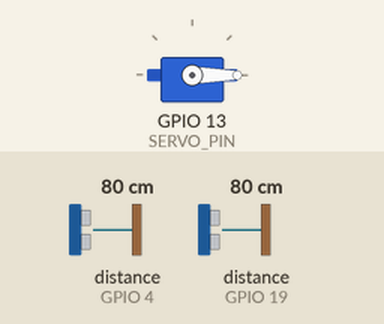
This sketch was run on a simulated ESP32. Parts: servo. Wiring (inferred from the names in the program): 2 × ultrasonic range finder: trigger GPIO 2, echo GPIO 4 / trigger GPIO 18, echo GPIO 19. Inputs (shaded band) come from the test bench; at power-on: distance to the obstacle (sensors on GPIO 4, GPIO 19) 80 cm. The echo pulse lasts 58.3 µs per cm; WiFi joins after 1.5 s; servers stay silent unless stated; no MQTT or app messages arrive unless stated; what the sketch prints to the serial monitor is not drawn.

Above: at 2.7 s.
2.8 s: distance to the obstacle (sensor on GPIO 4) set to 17 cm
4.7 s: distance to the obstacle (sensor on GPIO 4) set to 13 cm
At 6.8 s:
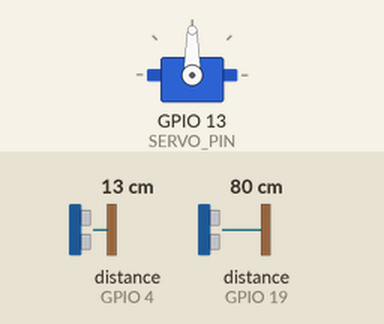
7.1 s: distance to the obstacle (sensor on GPIO 4) set to 18 cm
At 8.0 s:
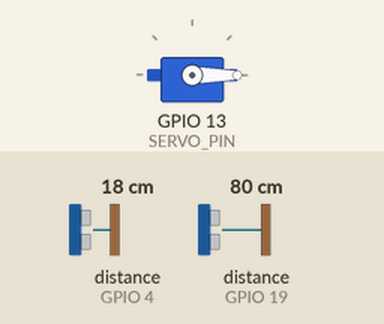
9.1 s: distance to the obstacle (sensor on GPIO 4) set to 2 cm
At 10.2 s:
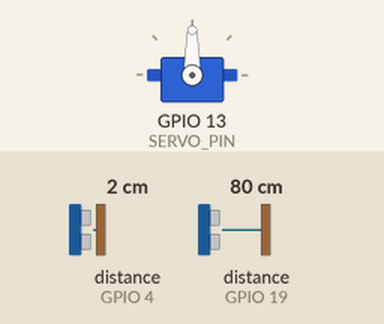
Timing chart, 0 to 12.1 s (numbered marks = the images above; inputs shaded):
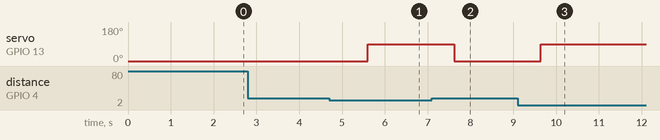

The sketch:

smartbin.ino
```cpp
/*
  ================================================================
  Smart Bin — ESP32
  ================================================================
  Sensor 1 (TRIG1/ECHO1) : hand detection  → controls servo lid
  Sensor 2 (TRIG2/ECHO2) : trash fill level
  Publishes JSON to MQTT  : topic "sensors/data"

  JSON keys must match the C# SensorData class exactly:
    { "dustbin_level": 42, "hand_detected": true,
      "handDistance": 12.3, "trashDistance": 18.6 }
  ================================================================
*/

#include <WiFi.h>
#include <WiFiClientSecure.h>
#include <PubSubClient.h>
#include <ESP32Servo.h>

// ═══════════════════════════════════════════════════════════════
//  CONFIG
// ═══════════════════════════════════════════════════════════════
const char* ssid          = "YOUR_WIFI_SSID";
const char* wifi_password = "YOUR_WIFI_PASSWORD";

const char* mqtt_server   = "YOUR_MQTT_BROKER_URL"; // e.g., 0edc9d366f354d1987fd42fad33222d2.s1.eu.hivemq.cloud
const int   mqtt_port     = 8883;
const char* mqtt_user     = "YOUR_MQTT_USERNAME";
const char* mqtt_password = "YOUR_MQTT_PASSWORD";

// ═══════════════════════════════════════════════════════════════
//  PINS
// ═══════════════════════════════════════════════════════════════
#define TRIG1      2    // Hand sensor — trigger
#define ECHO1      4    // Hand sensor — echo
#define TRIG2     18    // Trash level sensor — trigger
#define ECHO2     19    // Trash level sensor — echo
#define SERVO_PIN 13    // Servo signal pin (PWM capable)

// Bin geometry — measure your actual bin and adjust these:
#define BIN_EMPTY_CM  8.5f    // Distance reading when bin is empty
#define BIN_FULL_CM    2.0f    // Distance reading when bin is full

// Hand detection threshold
#define HAND_THRESHOLD_CM  15.0f

// ═══════════════════════════════════════════════════════════════
//  GLOBALS
// ═══════════════════════════════════════════════════════════════
WiFiClientSecure espClient;
PubSubClient     mqttClient(espClient);
Servo            servo;

// ═══════════════════════════════════════════════════════════════
//  WIFI
// ═══════════════════════════════════════════════════════════════
void setup_wifi() {
  Serial.print("[WiFi] Connecting");
  WiFi.begin(ssid, wifi_password);
  while (WiFi.status() != WL_CONNECTED) {
    delay(500);
    Serial.print(".");
  }
  Serial.println();
  Serial.print("[WiFi] Connected — IP: ");
  Serial.println(WiFi.localIP());
}

// ═══════════════════════════════════════════════════════════════
//  MQTT RECONNECT
// ═══════════════════════════════════════════════════════════════
void reconnect() {
  while (!mqttClient.connected()) {
    Serial.print("[MQTT] Connecting...");
    if (mqttClient.connect("ESP32Client", mqtt_user, mqtt_password)) {
      Serial.println(" connected.");
    } else {
      Serial.print(" failed rc=");
      Serial.print(mqttClient.state());
      Serial.println(" — retrying in 2s");
      delay(2000);
    }
  }
}

// ═══════════════════════════════════════════════════════════════
//  ULTRASONIC DISTANCE
//  Returns distance in cm, or 999.0f on timeout (no echo).
// ═══════════════════════════════════════════════════════════════
float readDistance(int trig, int echo) {
  digitalWrite(trig, LOW);
  delayMicroseconds(2);
  digitalWrite(trig, HIGH);
  delayMicroseconds(10);
  digitalWrite(trig, LOW);

  long duration = pulseIn(echo, HIGH, 30000UL);
  if (duration == 0) return 999.0f;
  return (float)duration * 0.034f / 2.0f;
}

// ═══════════════════════════════════════════════════════════════
//  SETUP
// ═══════════════════════════════════════════════════════════════
void setup() {
  Serial.begin(115200);

  pinMode(TRIG1, OUTPUT);
  pinMode(ECHO1, INPUT);
  pinMode(TRIG2, OUTPUT);
  pinMode(ECHO2, INPUT);

  servo.attach(SERVO_PIN);
  servo.write(0);  // Lid closed on boot

  setup_wifi();

  espClient.setInsecure();
  mqttClient.setServer(mqtt_server, mqtt_port);
  mqttClient.setKeepAlive(60);

  Serial.println("[System] Ready");
}

// ═══════════════════════════════════════════════════════════════
//  LOOP
// ═══════════════════════════════════════════════════════════════
void loop() {
  if (!mqttClient.connected()) {
    reconnect();
  }
  mqttClient.loop();

  // ── Sensor 1: hand detection ──────────────────────────────
  float handDistance = readDistance(TRIG1, ECHO1);
  bool hand_detected = (handDistance < HAND_THRESHOLD_CM && handDistance != 999.0f);

  // ── Servo ─────────────────────────────────────────────────
  servo.write(hand_detected ? 90 : 0);

  // ── Sensor 2: trash fill level ────────────────────────────
  float trashDistance = readDistance(TRIG2, ECHO2);

  // FIX: int — matches C# SensorData public int dustbin_level
  // Calculation stays float internally for accuracy, cast to int at the end
  int dustbin_level = (int)((BIN_EMPTY_CM - trashDistance) / (BIN_EMPTY_CM - BIN_FULL_CM) * 100.0f);
  dustbin_level = constrain(dustbin_level, 0, 100);

  // ── JSON payload ──────────────────────────────────────────
  String payload;
  payload.reserve(120);
  payload  = "{";
  payload += "\"dustbin_level\":"  ; payload += dustbin_level;          // int, no decimals
  payload += ",\"hand_detected\":"; payload += (hand_detected ? "true" : "false");
  payload += ",\"handDistance\":" ; payload += String(handDistance,  1);
  payload += ",\"trashDistance\":"; payload += String(trashDistance, 1);
  payload += "}";

  // ── Publish ───────────────────────────────────────────────
  bool published = mqttClient.publish("sensors/data", payload.c_str());

  Serial.print(published ? "[OK] " : "[FAIL] ");
  Serial.println(payload);

  delay(1000);
}
```

Measured:
- the behaviour switches between 16 and 15 cm on distance to the obstacle (sensor on GPIO 4) (found by bisection; images 0 and 1)
- after the input at 2.8 s, every drawn part: stays the same
- after the input at 4.7 s, servo on GPIO 13 (SERVO_PIN): 0° → 90° after 0.90 s
- after the input at 7.1 s, servo on GPIO 13 (SERVO_PIN): 90° → 0° after 0.52 s
- after the input at 9.1 s, servo on GPIO 13 (SERVO_PIN): 0° → 90° after 0.54 s
